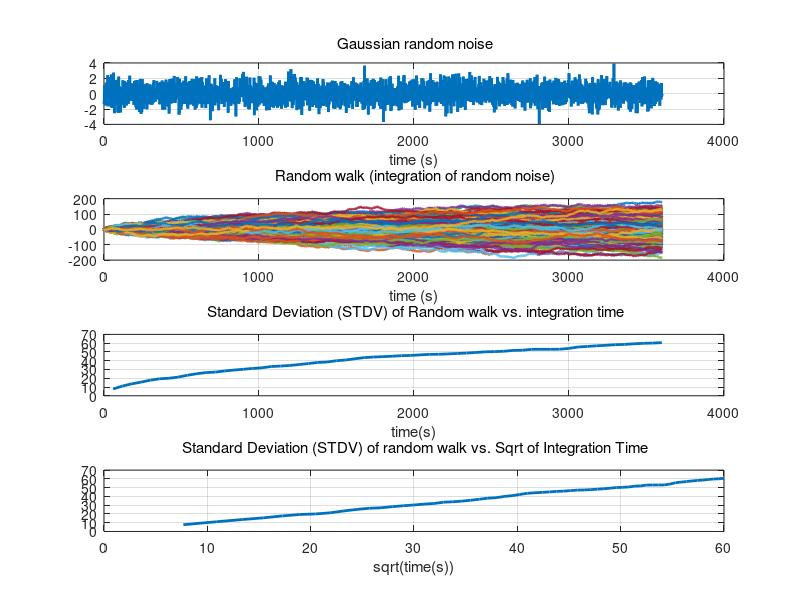

Reproduce this figure in MATLAB. (Note: this script raises an error after producing the figure.)
%{
Random walk process Illustration Project

Copyright (c) 2024 Mohamed Atia

This software is licensed under the Academic Use License.
Permission is granted for academic, educational, and non-commercial purposes only.
For more details, refer to the LICENSE file in the root directory of this repository.

DISCLAIMER: THE SOFTWARE IS PROVIDED "AS IS", WITHOUT WARRANTY OF ANY KIND.
See LICENSE for details.
%}

set(0,'DefaultFigureWindowStyle','docked');
clear;clc;close all;

Fs = 1;            % Sampling frequency                    
dT = 1/Fs;         % Sampling period    
T = 60*60;         % Duration
L = T/dT;          % Length of signal
t = 0:dT:T;        % Time vector
S = 500;           % Number of samples
n_std = 1;
n = n_std*randn(size(t));
rw = zeros(S,length(t));

for i = 1:S
    n = n_std*randn(size(t));
    rw(i,:) = cumsum(n)*dT;
end

counter = 1;
for s = 60:60:t(end)

    t_rw_std(counter) = t(s/dT);
    rw_std(counter) = std(rw(:,(s/dT)));

    counter = counter + 1;
end

figure;
subplot(4,1,1);plot(t,n,'linewidth',2);grid on;title('\rm Gaussian random noise');xlabel('time (s)');
subplot(4,1,2);plot(t,rw,'linewidth',2);grid on;title('\rm Random walk (integration of random noise)');xlabel('time (s)');
subplot(4,1,3);plot(t_rw_std,rw_std,'linewidth',2);grid on;title('\rm Standard Deviation (STDV) of Random walk vs. integration time');xlabel('time(s)');
subplot(4,1,4);plot(sqrt(t_rw_std),rw_std,'linewidth',2);grid on;title('\rm Standard Deviation (STDV) of random walk vs. Sqrt of Integration Time');xlabel('sqrt(time(s))');

X = n;
figure;
N = length(X);
xdft = fft(X);
xdft = xdft(1:floor(N/2+1));
psdx = (1/(Fs*N)) * abs(xdft).^2;
psdx(2:end-1) = 2*psdx(2:end-1);
freq = 0:Fs/length(X):Fs/2;

y = pow2db(psdx);

ys = smoothdata(y,"gaussian",60);

plot(freq,y,'LineWidth',2);
hold on;plot(freq,ys,"Color",'red','LineWidth',2);
legend('PSD','Smoothed PSD');grid on
title("\rm Power spectral density (PSD) of Gaussian random noise")
xlabel("Frequency (Hz)")
ylabel("Power/Frequency (dB/Hz)")